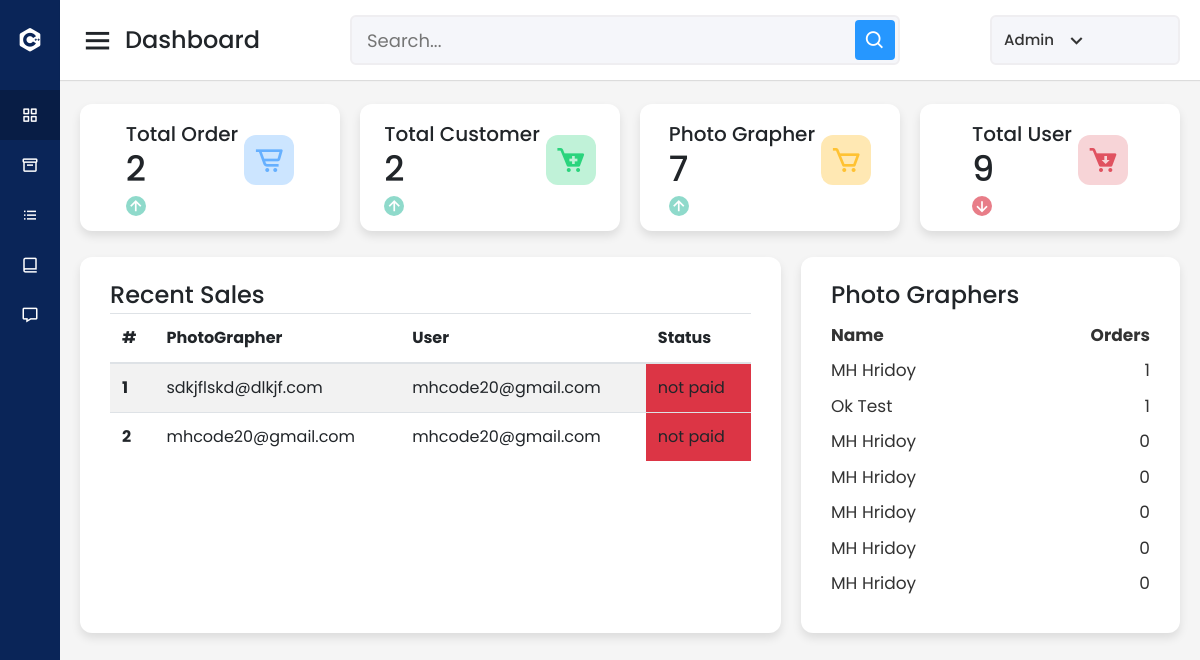
The page /admin/index.php (signed in) on the database its author committed.
### tables this page shows
CREATE TABLE `order` (
  `id` int(10) NOT NULL,
  `user` varchar(100) NOT NULL,
  `photographer` varchar(100) NOT NULL,
  `status` varchar(50) NOT NULL
);

CREATE TABLE `photographers` (
  `id` int(10) NOT NULL,
  `name` varchar(100) NOT NULL,
  `email` varchar(100) NOT NULL,
  `address` varchar(200) NOT NULL,
  `phone` varchar(20) NOT NULL,
  `type` varchar(100) NOT NULL,
  `pass` varchar(100) NOT NULL,
  `img` varchar(500) NOT NULL,
  `price` int(10) NOT NULL,
  `vr` varchar(500) NOT NULL,
  `cv` varchar(500) NOT NULL
);

### admin/index.php (the view, shortened to what this page needs)
<?php
include('../db/db.php');
?>
<!DOCTYPE html>
<html lang="en" dir="ltr">
  <head>
    <link rel="stylesheet" href="style.css">
    <link href='https://unpkg.com/boxicons@2.0.7/css/boxicons.min.css' rel='stylesheet'>
     <link rel="stylesheet" href="Admin_penal.css">
     <link rel="stylesheet" href="https://stackpath.bootstrapcdn.com/bootstrap/4.5.0/css/bootstrap.min.css">
   </head>
<body>
  <div class="sidebar">
    <div class="logo-details">
      <i class='bx bxl-c-plus-plus'></i>
      <span class="logo_name">PhotoKing</span>
    </div>
      <ul class="nav-links">
        <li>
          <a href="#" class="active">
            <i class='bx bx-grid-alt' ></i>
            <span class="links_name">Dashboard</span>
          </a>
        </li>
        <li>
          <a href="#">
            <i class='bx bx-box' ></i>
            <span class="links_name">Product</span>
          </a>
        </li>
        <li>
          <a href="#">
            <i class='bx bx-list-ul' ></i>
            <span class="links_name">Add User</span>
          </a>
        </li>
        <li>
          <a href="#">
            <i class='bx bx-book-alt' ></i>
            <span class="links_name">Total order</span>
          </a>
        </li>
        <li>
          <a href="#">
            <i class='bx bx-message' ></i>
            <span class="links_name">Messages</span>
          </a>
        </li>
      </ul>
  </div>
  <section class="home-section">
    <nav>
      <div class="sidebar-button">
        <i class='bx bx-menu sidebarBtn'></i>
        <span class="dashboard">Dashboard</span>
      </div>
      <div class="search-box">
        <input type="text" placeholder="Search...">
        <i class='bx bx-search' ></i>
      </div>
      <div class="profile-details">
        <span class="admin_name">Admin</span>
        <i class='bx bx-chevron-down' ></i>
      </div>
    </nav>
    <div class="home-content">
      <div class="overview-boxes">
        <div class="box">
          <div class="right-side">
            <div class="box-topic">Total Order</div>
            <div class="number"><?php
            $res = $db->query("SELECT * FROM `order`");
            echo mysqli_num_rows($res);
            ?></div>
            <div class="indicator">
              <i class='bx bx-up-arrow-alt'></i>
            </div>
          </div>
          <i class='bx bx-cart-alt cart'></i>
        </div>
        <div class="box">
          <div class="right-side">
            <div class="box-topic">Total Customer</div>
            <div class="number"><?php
            $res = $db->query("SELECT * FROM `users`");
            $up = mysqli_num_rows($res);
            echo mysqli_num_rows($res);
            ?></div>
            <div class="indicator">
              <i class='bx bx-up-arrow-alt'></i>
            </div>
          </div>
          <i class='bx bxs-cart-add cart two' ></i>
        </div>
        <div class="box">
          <div class="right-side">
            <div class="box-topic">Photo Grapher</div>
            <div class="number"><?php
            $res = $db->query("SELECT * FROM `photographers`");
            $up += mysqli_num_rows($res);
            echo mysqli_num_rows($res);
            ?></div>
            <div class="indicator">
              <i class='bx bx-up-arrow-alt'></i>
            </div>
          </div>
          <i class='bx bx-cart cart three' ></i>
        </div>
        <div class="box">
          <div class="right-side">
            <div class="box-topic">Total User</div>
            <div class="number"><?php echo $up;?></div>
            <div class="indicator">
              <i class='bx bx-down-arrow-alt down'></i>
            </div>
          </div>
          <i class='bx bxs-cart-download cart four' ></i>
        </div>
      </div>
          <?php include('comps/salecomps.php');?>
    </div>
  </section>
</body>
</html>

### admin/comps/salecomps.php (shortened to what this page needs)
<div class="sales-boxes">
        <div class="recent-sales box">
      <div class="title">Recent Sales</div>
          <table class="table table-striped">
            <thead>
              <tr>
                <th scope="col">#</th>
                <th scope="col">PhotoGrapher</th>
                <th scope="col">User</th>
                <th scope="col">Status</th>
              </tr>
            </thead>
            <tbody>
              <?php
              $res = $db->query("SELECT * FROM `order` order by id DESC;");
              $i=1;
              while($row = $res->fetch_assoc())
              {
              ?>
              <tr>
                <th scope="row"><?php echo $i; ?></th>
                <td><?php echo $row['photographer']; ?></td>
                <td><?php echo $row['user']; ?></td>
                <td class="<?php
                if($row['status']=='paid')
                {
                  echo 'bg-success';
                }
                else {
                  echo 'bg-danger';
                }
                ?>"><?php echo $row['status']; ?></td>
              </tr>
              <?php $i=$i+1;} ?>
            </tbody>
          </table>
        </div>
        <div class="top-sales box">
          <div class="title">Photo Graphers</div>
          <ul class="top-sales-details">
            <li>
            <a href="#">
              <span class="product font-weight-bold ">Name</span>
            </a>
            <span class="price font-weight-bold">Orders</span>
          </li>
          <?php
            $res = $db->query("select * from `photographers`");
            while ($row = $res->fetch_assoc()) {
              ?>
          <li>
            <a href="#">
              <span class="product"><?php echo $row['name'];?></span>
            </a>
            <span class="price"><?php
            $temp = $db->query("select * from `order` where photographer='" . $row['email'] . "'");
            echo mysqli_num_rows($temp);
            ?></span>
          </li>
          <?php } ?>
          </ul>
        </div>
      </div>

### theme/assets/css/style.css (style rules this page uses)
* { margin: 0px; padding: 0px; list-style: none; }
a { text-decoration: none; outline: none; color: #444; }
ul { margin-bottom: 0; padding-left: 0; }
a:hover, a:focus, input, textarea { text-decoration: none; outline: none; }
.form-01-main,html,body { height: 100%; }

### rows shown on the page
order: photographer "sdkjflskd@dlkjf.com", user "mhcode20@gmail.com", status "not paid"
order: photographer "mhcode20@gmail.com", user "mhcode20@gmail.com", status "not paid"
photographers: name "MH Hridoy", mysqli_num_rows($temp) "1"
photographers: name "Ok Test", mysqli_num_rows($temp) "1"
photographers: name "MH Hridoy", mysqli_num_rows($temp) "0"
photographers: name "MH Hridoy", mysqli_num_rows($temp) "0"
photographers: name "MH Hridoy", mysqli_num_rows($temp) "0"
photographers: name "MH Hridoy", mysqli_num_rows($temp) "0"
photographers: name "MH Hridoy", mysqli_num_rows($temp) "0"

### other values the page prints
mysqli_num_rows($res) "2"
mysqli_num_rows($res) "7"
$up "9"
